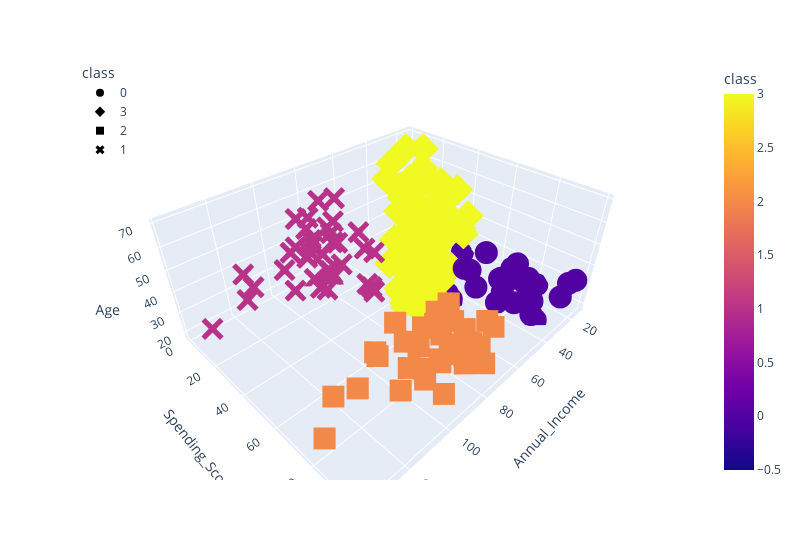

Write notebook code for a chart like this one.
### Code cell
#test function (3D)
fig= px.scatter_3d(df_shopping, x='Annual_Income', y='Spending_Score', z='Age', color='class', symbol='class', width=800)

fig.update_layout(legend=dict(x=0, y=1))
fig.show()

### Figure 1 — Plotly figure (JSON) as saved in the notebook; plotly's stock layout.template omitted (floating-point values rounded to 4 significant figures)
{"data": [{"hovertemplate": "class=%{marker.color}<br>Annual_Income=%{x}<br>Spending_Score=%{y}<br>Age=%{z}<extra></extra>", "legendgroup": "0", "marker": {"color": [0, 0, 0, 0, 0, 0, 0, 0, 0, 0, 0, 0, 0, 0, 0, 0, 0, 0, 0, 0, 0, 0, 0, 0, 0, 0, 0, 0], "coloraxis": "coloraxis", "symbol": "circle"}, "mode": "markers", "name": "0", "scene": "scene", "showlegend": true, "type": "scatter3d", "x": [15, 15, 16, 17, 18, 19, 19, 20, 20, 21, 23, 24, 25, 28, 28, 29, 30, 33, 33, 34, 37, 38, 39, 39, 42, 46, 48, 48], "y": [39, 81, 77, 76, 94, 72, 99, 77, 79, 66, 98, 73, 73, 82, 61, 87, 73, 92, 81, 73, 75, 92, 61, 65, 60, 55, 59, 59], "z": [19, 21, 23, 22, 23, 30, 35, 24, 22, 20, 35, 25, 31, 29, 35, 23, 21, 18, 21, 30, 20, 24, 31, 24, 33, 19, 18, 19]}, {"hovertemplate": "class=%{marker.color}<br>Annual_Income=%{x}<br>Spending_Score=%{y}<br>Age=%{z}<extra></extra>", "legendgroup": "3", "marker": {"color": [3, 3, 3, 3, 3, 3, 3, 3, 3, 3, 3, 3, 3, 3, 3, 3, 3, 3, 3, 3, 3, 3, 3, 3, 3, 3, 3, 3, 3, 3, 3, 3, 3, 3, 3, 3, 3, 3, 3, 3, 3, 3, 3, 3, 3, 3, 3, 3, 3, 3, 3, 3, 3, 3, 3, 3, 3, 3, 3, 3, 3, 3, 3, 3, 3, 3, 3, 3, 3, 3, 3, 3, 3, 3, 3, 3, 3, 3, 3, 3, 3, 3, 3, 3, 3, 3, 3, 3, 3, 3, 3, 3, 3, 3, 3], "coloraxis": "coloraxis", "symbol": "diamond"}, "mode": "markers", "name": "3", "scene": "scene", "showlegend": true, "type": "scatter3d", "x": [16, 17, 18, 19, 19, 20, 20, 21, 23, 24, 25, 28, 28, 29, 30, 33, 33, 34, 37, 38, 39, 39, 40, 40, 40, 40, 42, 43, 43, 43, 43, 44, 44, 46, 46, 46, 47, 47, 48, 48, 48, 48, 49, 49, 50, 50, 54, 54, 54, 54, 54, 54, 54, 54, 54, 54, 54, 54, 57, 57, 58, 58, 59, 59, 60, 60, 60, 60, 60, 60, 61, 61, 62, 62, 62, 62, 62, 62, 63, 63, 63, 63, 63, 63, 64, 64, 65, 65, 65, 65, 67, 67, 67, 67, 69], "y": [6, 40, 6, 3, 14, 15, 13, 35, 29, 35, 5, 14, 32, 31, 4, 4, 14, 17, 26, 35, 36, 28, 55, 47, 42, 42, 52, 54, 60, 45, 41, 50, 46, 51, 46, 56, 52, 59, 51, 50, 48, 47, 55, 42, 49, 56, 47, 54, 53, 48, 52, 42, 51, 55, 41, 44, 57, 46, 58, 55, 60, 46, 55, 41, 49, 40, 42, 52, 47, 50, 42, 49, 41, 48, 59, 55, 56, 42, 50, 46, 43, 48, 52, 54, 42, 46, 48, 50, 43, 59, 43, 57, 56, 40, 58], "z": [20, 31, 35, 64, 67, 58, 37, 35, 52, 35, 46, 54, 45, 40, 60, 53, 49, 42, 36, 65, 48, 49, 50, 27, 29, 31, 49, 31, 59, 50, 47, 51, 69, 27, 53, 70, 67, 54, 63, 43, 68, 32, 70, 47, 60, 60, 59, 26, 45, 40, 23, 49, 57, 38, 67, 46, 21, 48, 55, 22, 34, 50, 68, 18, 48, 40, 32, 24, 47, 27, 48, 20, 23, 49, 67, 26, 49, 21, 66, 54, 68, 66, 65, 19, 38, 19, 18, 19, 63, 49, 51, 50, 27, 38, 40]}, {"hovertemplate": "class=%{marker.color}<br>Annual_Income=%{x}<br>Spending_Score=%{y}<br>Age=%{z}<extra></extra>", "legendgroup": "2", "marker": {"color": [2, 2, 2, 2, 2, 2, 2, 2, 2, 2, 2, 2, 2, 2, 2, 2, 2, 2, 2, 2, 2, 2, 2, 2, 2, 2, 2, 2, 2, 2, 2, 2, 2, 2, 2, 2, 2, 2, 2], "coloraxis": "coloraxis", "symbol": "square"}, "mode": "markers", "name": "2", "scene": "scene", "showlegend": true, "type": "scatter3d", "x": [69, 70, 71, 71, 71, 72, 73, 73, 74, 75, 76, 77, 77, 78, 78, 78, 78, 78, 78, 79, 81, 85, 86, 87, 87, 87, 88, 88, 93, 97, 98, 99, 101, 103, 103, 113, 120, 126, 137], "y": [91, 77, 95, 75, 75, 71, 88, 73, 72, 93, 87, 97, 74, 90, 88, 76, 89, 78, 73, 83, 93, 75, 95, 63, 75, 92, 86, 69, 90, 86, 88, 97, 68, 85, 69, 91, 79, 74, 83], "z": [39, 31, 40, 38, 39, 31, 29, 32, 35, 32, 32, 28, 32, 34, 39, 38, 27, 30, 30, 29, 31, 36, 33, 32, 28, 36, 30, 27, 35, 32, 29, 30, 28, 36, 32, 38, 35, 32, 30]}, {"hovertemplate": "class=%{marker.color}<br>Annual_Income=%{x}<br>Spending_Score=%{y}<br>Age=%{z}<extra></extra>", "legendgroup": "1", "marker": {"color": [1, 1, 1, 1, 1, 1, 1, 1, 1, 1, 1, 1, 1, 1, 1, 1, 1, 1, 1, 1, 1, 1, 1, 1, 1, 1, 1, 1, 1, 1, 1, 1, 1, 1, 1, 1, 1, 1], "coloraxis": "coloraxis", "symbol": "x"}, "mode": "markers", "name": "1", "scene": "scene", "showlegend": true, "type": "scatter3d", "x": [70, 71, 71, 71, 72, 73, 73, 74, 75, 76, 77, 77, 78, 78, 78, 78, 78, 78, 79, 81, 85, 86, 87, 87, 87, 88, 88, 93, 97, 98, 99, 101, 103, 103, 113, 120, 126, 137], "y": [29, 35, 11, 9, 34, 5, 7, 10, 5, 40, 12, 36, 22, 17, 20, 16, 1, 1, 35, 5, 26, 20, 27, 13, 10, 13, 15, 14, 32, 15, 39, 24, 17, 23, 8, 16, 28, 18], "z": [23, 43, 59, 47, 25, 20, 44, 19, 57, 28, 25, 48, 34, 43, 44, 47, 37, 34, 56, 19, 50, 42, 36, 40, 36, 52, 58, 59, 37, 46, 41, 54, 41, 34, 33, 47, 45, 32]}], "layout": {"coloraxis": {"colorbar": {"title": {"text": "class"}}, "colorscale": [[0, "#0d0887"], [0.1111, "#46039f"], [0.2222, "#7201a8"], [0.3333, "#9c179e"], [0.4444, "#bd3786"], [0.5556, "#d8576b"], [0.6667, "#ed7953"], [0.7778, "#fb9f3a"], [0.8889, "#fdca26"], [1, "#f0f921"]]}, "legend": {"title": {"text": "class"}, "tracegroupgap": 0, "x": 0, "y": 1}, "margin": {"t": 60}, "scene": {"domain": {"x": [0, 1], "y": [0, 1]}, "xaxis": {"title": {"text": "Annual_Income"}}, "yaxis": {"title": {"text": "Spending_Score"}}, "zaxis": {"title": {"text": "Age"}}}, "width": 800}}
